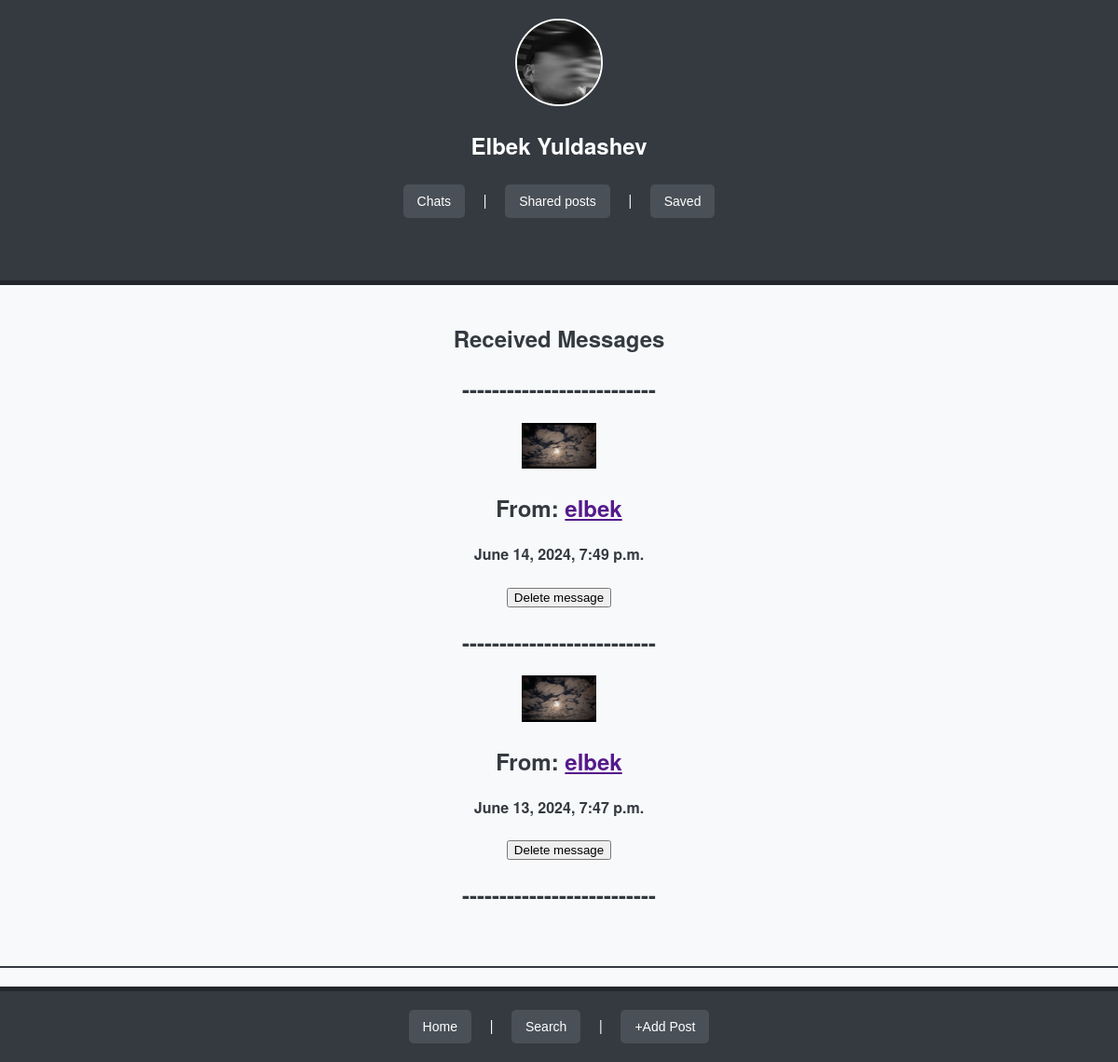
The app's page /chats/chats/inbox (signed in), older data.
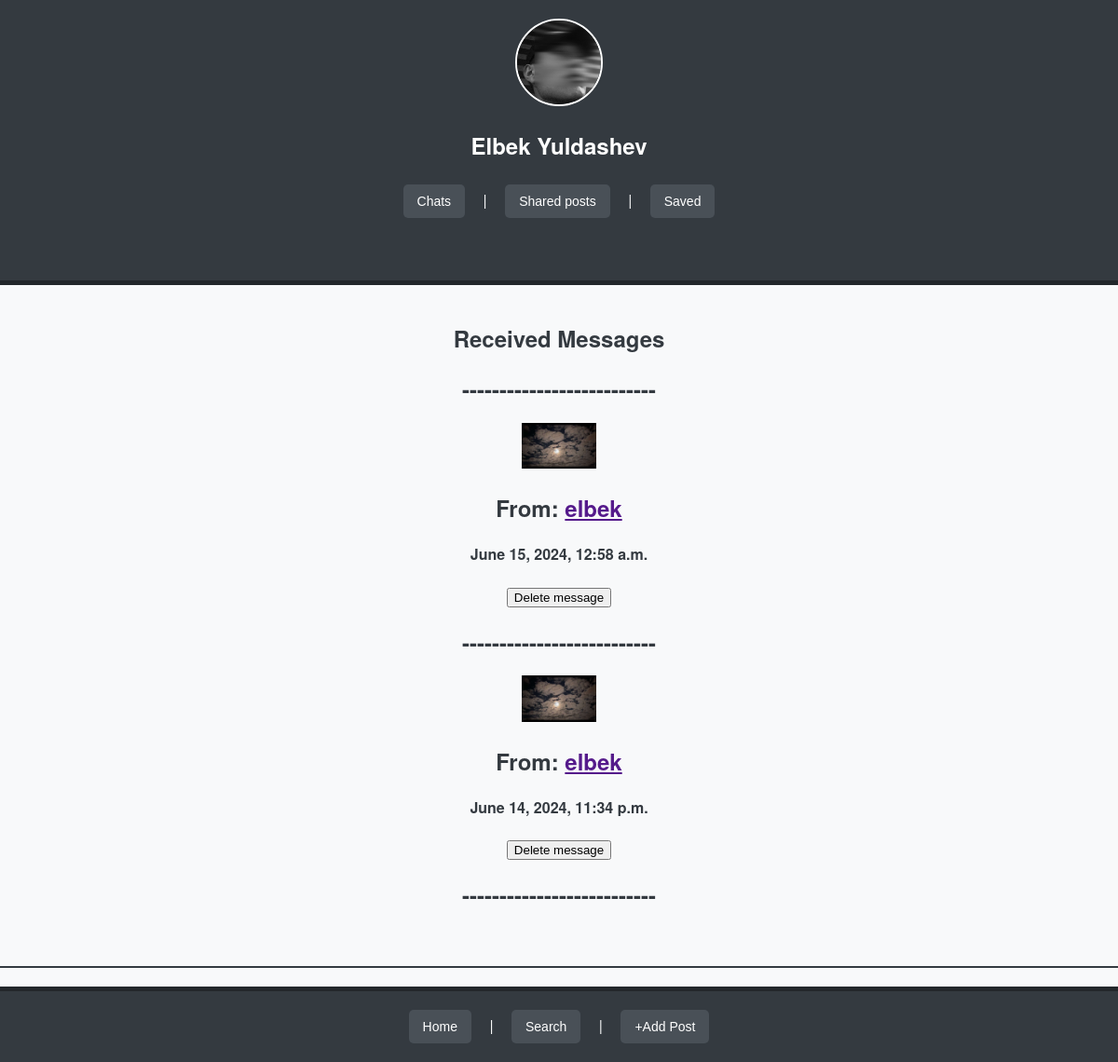
The same page, newer data.
### conversation/models.py (models this page shows, shortened)
class Messages(models.Model):
    sender = models.ForeignKey(Users, on_delete=models.DO_NOTHING, related_name='sent_messages')
    message = models.TextField(null=True)
    picture = models.ImageField(upload_to='messages/picture/', blank=True, null=True)
    audio = models.FileField(upload_to='messages/audio/', blank=True, null=True)
    video = models.FileField(upload_to='messages/video/', blank=True, null=True)
    docs = models.FileField(upload_to='messages/docs/', blank=True, null=True)
    sent_time = models.DateTimeField(default=timezone.now)
    receiver = models.ForeignKey(Contacts, on_delete=models.DO_NOTHING, related_name='received_messages')
    class Meta:
        db_table = 'messages'

### users/models.py (models this page shows, shortened)
class Users(AbstractUser):
    image = models.ImageField(upload_to='profile_images/', blank=True, null=True, default='default_user/user_img.png')
    bio = models.TextField(blank=True, null=True)
    class Meta:
        db_table = "Users"

### conversation/views.py (the view)
# urls.py: path('chats/inbox', InboxView.as_view(), name='inbox'),
class InboxView(View):
    def get(self, request):
        inboxes = Messages.objects.filter(receiver__contact_user=request.user).order_by('-sent_time')
        context = {
            'inboxes': inboxes,
        }
        return render(request, 'inbox.html', context=context)

### conversation/templates/inbox.html (shortened to what this page needs)
{% extends 'base.html' %}
{% block content %}
    <h2>Received Messages</h2>
    {% for inbox in inboxes %}
        <h2>--------------------------</h2>
        <a href="{% url 'conversation:inbox-detail' inbox.pk %}"><img src="{{ inbox.sender.image.url}}" width="80px"></a>
        <h2>From: <a href="">{{ inbox.sender.username }}</a></h2>
        <h4>{{ inbox.sent_time }}</h4>
        <a href="{% url 'conversation:delete-inbox-message' inbox.pk%}"><button>Delete message</button></a>
    {% endfor %}
    <h2>--------------------------</h2>
{% endblock content %}

Row changes from the older to the newer data that the page shows:
removed Messages: sender.image (picture), sender.username "elbek", sent_time "June 14, 2024, 7:49 p.m."
removed Messages: sender.image (picture), sender.username "elbek", sent_time "June 13, 2024, 7:47 p.m."
added Messages: sender.image (picture), sender.username "elbek", sent_time "June 15, 2024, 12:58 a.m."
added Messages: sender.image (picture), sender.username "elbek", sent_time "June 14, 2024, 11:34 p.m."
